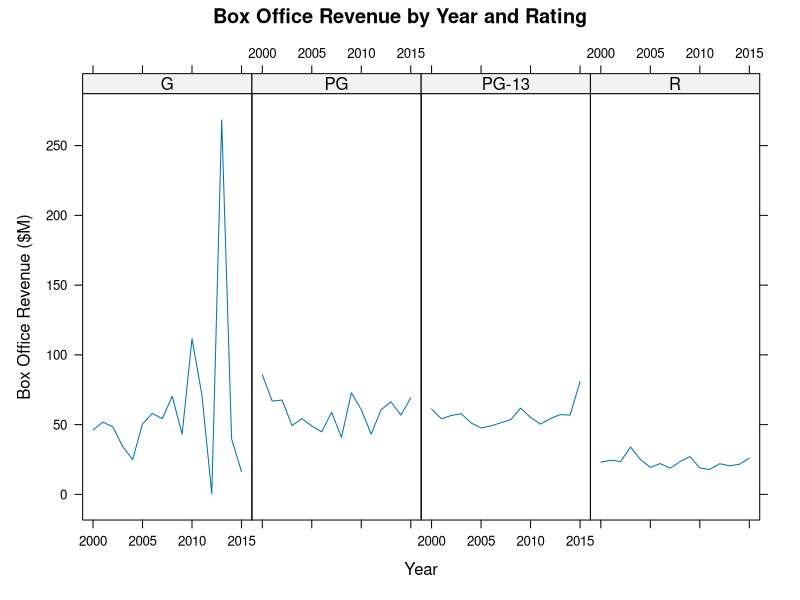
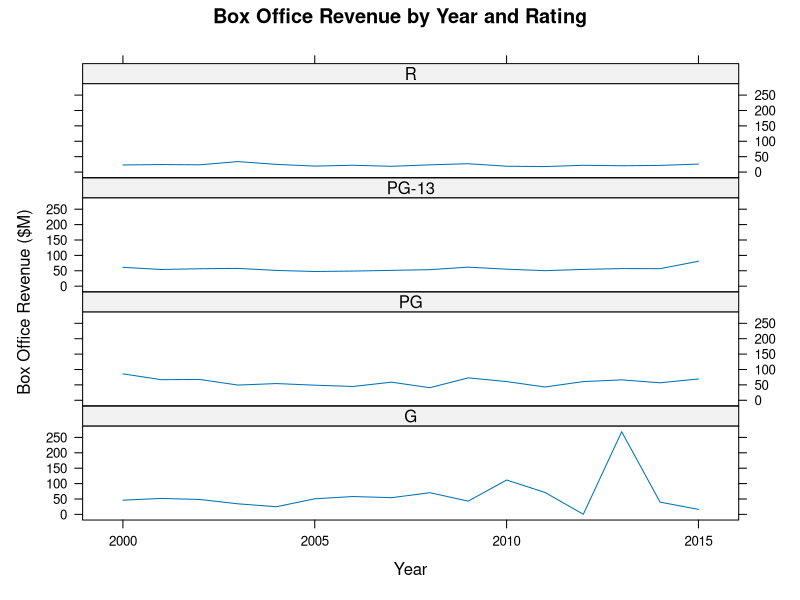
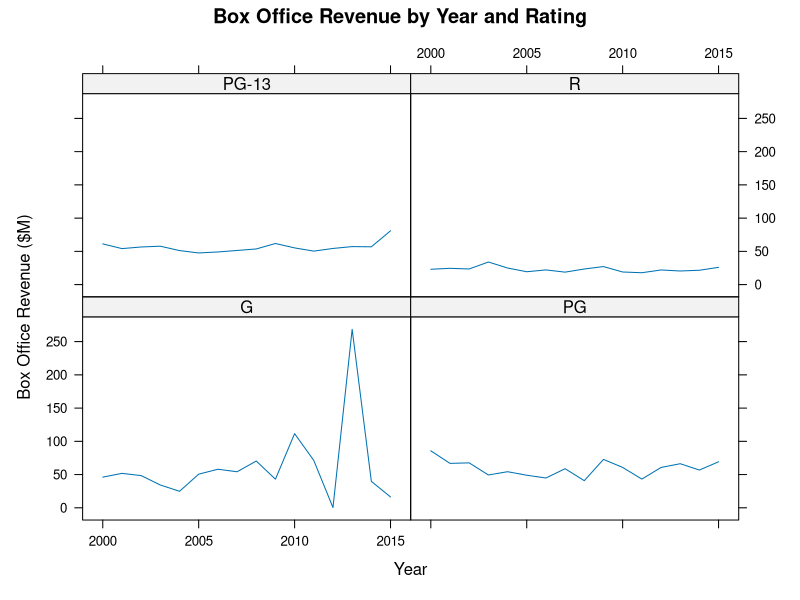
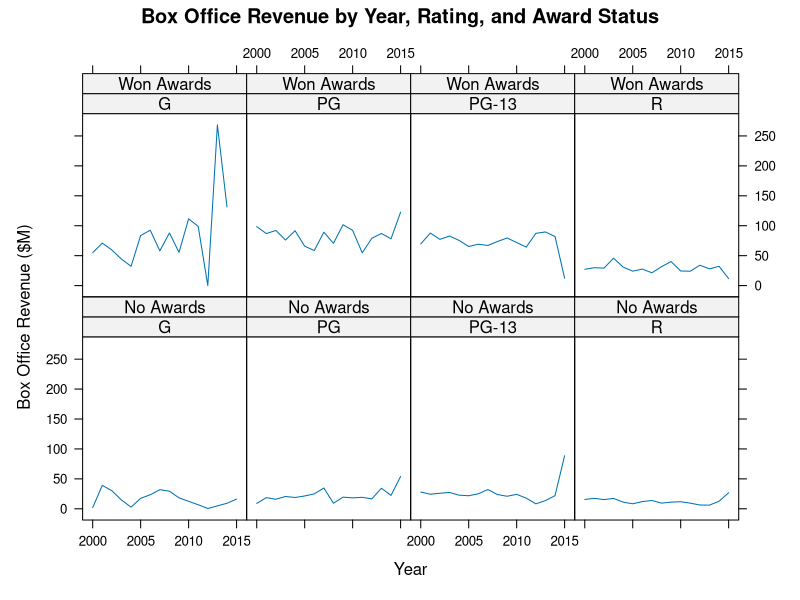
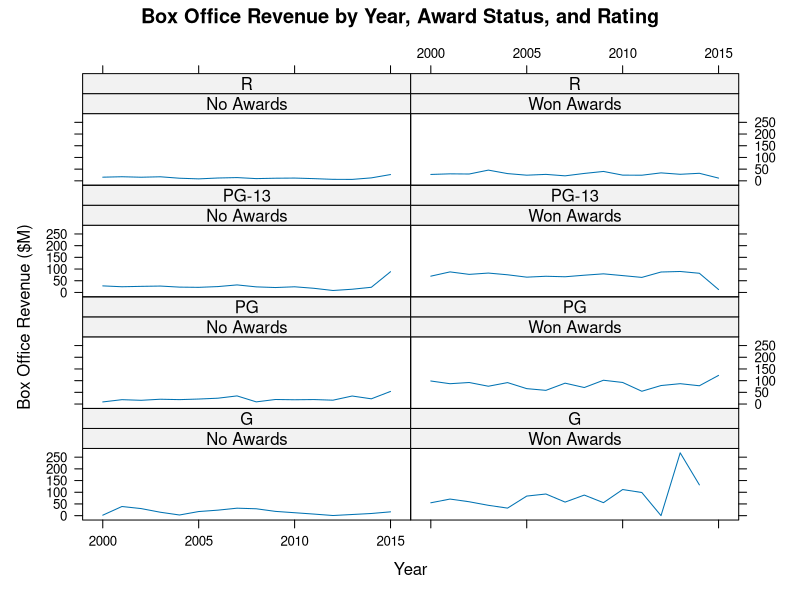

Generate these figures, in order, with R:
# Load Lattice package
library(lattice)

# Load row-based time series
timeSeries2 <- read.csv("TimeSeries2.csv")

# Display time series
head(timeSeries2)

# Create horizontal facets
xyplot(
    x = Box.Office ~ Year | Rating,
    data = timeSeries2,
    type = "l",
    layout = c(4, 1),
    main = "Box Office Revenue by Year and Rating",
    xlab = "Year",
    ylab = "Box Office Revenue ($M)")

# Create vertical facets
xyplot(
    x = Box.Office ~ Year | Rating,
    data = timeSeries2,
    type = "l",
    layout = c(1, 4),
    main = "Box Office Revenue by Year and Rating",
    xlab = "Year",
    ylab = "Box Office Revenue ($M)")

# Create wrapped facets
xyplot(
    x = Box.Office ~ Year | Rating,
    data = timeSeries2,
    type = "l",
    layout = c(2, 2),
    main = "Box Office Revenue by Year and Rating",
    xlab = "Year",
    ylab = "Box Office Revenue ($M)")

# Load row-based time series
timeSeries3 <- read.csv("TimeSeries3.csv")

# Display time series
head(timeSeries3)

# Create 2-dimensional faceted grid (horzontal)
xyplot(
    x = Box.Office ~ Year | Rating * Awards,
    data = timeSeries3,
    type = "l",
    main = "Box Office Revenue by Year, Rating, and Award Status",
    xlab = "Year",
    ylab = "Box Office Revenue ($M)")

# Create 2-dimensional faceted grid (vertical)
xyplot(
    x = Box.Office ~ Year | Awards * Rating,
    data = timeSeries3, 
    type = "l",
    main = "Box Office Revenue by Year, Award Status, and Rating",
    xlab = "Year",
    ylab = "Box Office Revenue ($M)")

